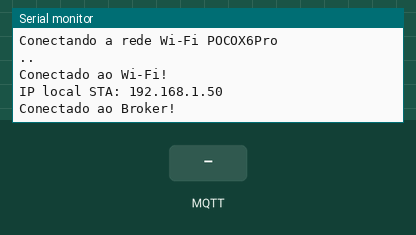
This program was run on a simulated ESP32. Parts: the last lines printed to the serial monitor. The inputs (shaded band) are chosen by the test bench. WiFi joins after 1.5 s; servers stay silent unless stated; no MQTT or app messages arrive unless stated.

Above: at 2.8 s.
2.9 s: MQTT message "True" arrives on the second subscribed topic
At 3.9 s:
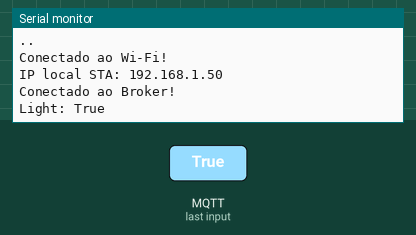
4.4 s: MQTT message "1" arrives on the second subscribed topic
At 5.0 s:
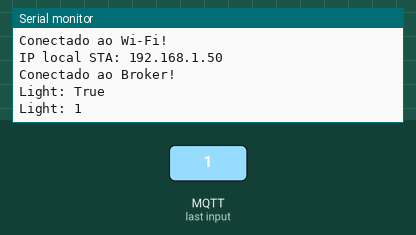
5.9 s: MQTT message "on" arrives on the second subscribed topic
At 7.1 s:
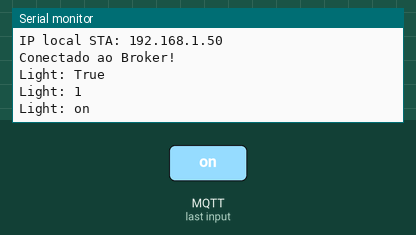
7.4 s: MQTT message "off" arrives on the second subscribed topic
At 8.5 s:
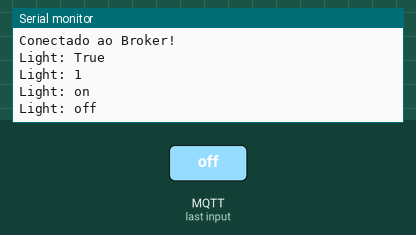

The program:

main.cpp
```cpp
#include <Arduino.h>
#include <Adafruit_Sensor.h>
#include <DHT.h>
#include <Ultrasonic.h>
#include <Adafruit_MPU6050.h>
#include <Adafruit_Sensor.h>
#include <Wire.h>

#include <WiFi.h>
#include "WifiClient.h"
#include <PubSubClient.h>
#include "MQTTClient.h"


#define DHTPIN 4
#define DHTTYPE DHT22

DHT dht(DHTPIN, DHTTYPE);
Ultrasonic ultrasonic1(12, 13);
Adafruit_MPU6050 mpu;

WiFiClient     espClient;
PubSubClient   MQTT(espClient);

static long long pooling = 0;

void setup() {
  Serial.begin(9600);

  dht.begin();
  pinMode(DHTPIN, INPUT);

  if (!mpu.begin()) {
    Serial.println("Failed to find MPU6050 chip");
    while (1) {
      delay(10);
    }
  }
  Serial.println("MPU6050 Found!");

  mpu.setHighPassFilter(MPU6050_HIGHPASS_0_63_HZ);
  mpu.setMotionDetectionThreshold(1);
  mpu.setMotionDetectionDuration(20);
  mpu.setInterruptPinLatch(true);
  mpu.setInterruptPinPolarity(true);
  mpu.setMotionInterrupt(true);

  MQTTConnect(&MQTT);
}

void loop() {

  if(WiFi.status() == WL_CONNECTED)
  {
    if(!MQTT.connected()) MQTTConfig(&MQTT);

    if(pooling > 1000000)
    {
      if(mpu.getMotionInterruptStatus()) {
        sensors_event_t a, g, temp;
        mpu.getEvent(&a, &g, &temp);
        String response = String(dht.readTemperature()) + ':' +
                          String(dht.readHumidity())    + ':' +
                          String(ultrasonic1.read())    + ":" +
                          String(a.acceleration.x)      + "," +
                          String(a.acceleration.y);

        Serial.println(response);

        if (!isnan(dht.readTemperature()) && !isnan(dht.readHumidity()))
        {
          publish_data(&MQTT, topic_data, response);
        }
      }

      pooling = 0;
    }else pooling++;

    MQTT.loop();
  }else WIFIConnect();

  // if (Serial.available()) {
  //   String cmd = Serial.readStringUntil('\n');
  //   Serial.println("leitura:" + cmd);
  //   cmd.trim();

  //   if (cmd == "data") {

  //     if(mpu.getMotionInterruptStatus()) {
  //       /* Get new sensor events with the readings */
  //       sensors_event_t a, g, temp;
  //       mpu.getEvent(&a, &g, &temp);

  //       Serial.println(
  //         String(dht.readTemperature()) + ':' +
  //         String(dht.readHumidity())    + ':' +
  //         String(ultrasonic1.read())    + ":" +
  //         String(a.acceleration.x)      + "," +
  //         String(a.acceleration.y)
  //       );
  //     }

  //     delay(10);
  //   }
  // }
}
```

MQTTClient.h
```cpp
#ifndef MQTTCLIENT_H
#define MQTTCLIENT_H

#include <Arduino.h>
#include <PubSubClient.h>
#include "utils.h"

#define ID_MQTT "esp_iot"
#define topic_data   "lab318/data"
#define topic_light  "lab318/light"

void MQTTConnect (PubSubClient *MQTT);
void MQTTConfig  (PubSubClient *MQTT);
void publish_data(PubSubClient *MQTT, const char *topic, String data);
void callback    (char *topic, byte *payload, unsigned int length);

#endif
```

WifiClient.h
```cpp
#ifndef WIFICLIENT_H
#define WIFICLIENT_H

#include <Arduino.h>
#include <WiFi.h>

void WIFIConnect();
#endif
```

utils.h
```cpp
#pragma once

#ifndef UTILS_H
#define UTILS_H

#include <Arduino.h>

#include <Adafruit_Sensor.h>
#include <DHT.h>

void UtilsConfig(DHT *dht);
#endif
```

MQTTClient.cpp
```cpp
#include "MQTTClient.h"

const char* mqtt_broker = "broker.emqx.io";
const int mqtt_port = 1883;

void MQTTConnect(PubSubClient *MQTT)
{
    MQTT->setServer(mqtt_broker, mqtt_port);
    MQTT->setCallback(callback);

}

void MQTTConfig(PubSubClient *MQTT)
{
    while(!MQTT->connected())
    {
        if (MQTT->connect(ID_MQTT))
        {
          Serial.println("Conectado ao Broker!");
          MQTT->subscribe(topic_data);
          MQTT->subscribe(topic_light);
        }
        else
        {
          Serial.print("Falha na conexão. O status é: ");
          Serial.print(MQTT->state());
        }
    }
}

void publish_data(PubSubClient *MQTT,const char *topic, String data)
{
  MQTT->publish(topic, data.c_str());
}

void callback(char *topic, byte *payload, unsigned int length)
{
  if (String(topic) == topic_light)
  {
      String msg = "";

      for (unsigned int i = 0; i < length; i++) {
          msg += (char)payload[i];
      }

      msg.trim();
      Serial.println("Light: " + msg);

      bool on_off = (msg == "True") ? true : false;
      //digitalWrite(LEDPIN, on_off ? HIGH : LOW);

  }

}
```

WifiClient.cpp
```cpp
#include "WifiClient.h"

const char* ssid_STA = "POCOX6Pro";
const char* password_STA = "esppucrs";

bool config_SPA();

void WIFIConnect()
{
    Serial.println("Inicializando Wi-Fi em modo dual (STA + AP)...");
    WiFi.mode(WIFI_STA);

    config_SPA();
}

bool config_SPA()
{
    Serial.print("Conectando a rede Wi-Fi ");
    Serial.println(ssid_STA);
    WiFi.begin(ssid_STA, password_STA);

    int tentativas = 0;
    while (WiFi.status() != WL_CONNECTED && tentativas < 15)
    {
        delay(1000);
        Serial.print(".");
        tentativas++;
    }

    if (WiFi.status() == WL_CONNECTED)
    {
        Serial.println("\nConectado ao Wi-Fi!");
        Serial.print("IP local STA: ");
        Serial.println(WiFi.localIP());
        return true;
    }
    else Serial.println("\nFalha ao conectar a rede Wi-Fi STA.");

    return false;
}
```

utils.cpp
```cpp
#include "utils.h"

void UtilsConfig(DHT *dht){

}
```

Measured:
- after the input at 2.9 s, the serial monitor: prints a new line at once (image 1)
- after the input at 4.4 s, the serial monitor: prints a new line at once (image 2)
- after the input at 5.9 s, the serial monitor: prints a new line at once (image 3)
- after the input at 7.4 s, the serial monitor: prints a new line at once (image 4)
